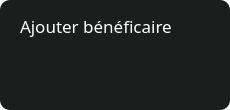
   <widget class="QWidget" name="ActionBtn_2" native="true">
    <property name="geometry">
     <rect>
      <x>910</x>
      <y>150</y>
      <width>230</width>
      <height>110</height>
     </rect>
    </property>
    <property name="styleSheet">
     <string notr="true">background:transparent;</string>
    </property>
    <widget class="QToolButton" name="addbenef_cl">
     <property name="geometry">
      <rect>
       <x>0</x>
       <y>0</y>
       <width>230</width>
       <height>110</height>
      </rect>
     </property>
     <property name="styleSheet">
      <string notr="true">QToolButton {
    background-color: #181F1C;
	border-radius: 10px; 
}

QToolButton:hover{
background:#595554;
}</string>
     </property>
     <property name="text">
      <string/>
     </property>
    </widget>
    <widget class="QLabel" name="ActionBtnName_2">
     <property name="geometry">
      <rect>
       <x>20</x>
       <y>10</y>
       <width>221</width>
       <height>31</height>
      </rect>
     </property>
     <property name="font">
      <font>
       <family>Montserrat SemiBold</family>
       <pointsize>13</pointsize>
      </font>
     </property>
     <property name="styleSheet">
      <string notr="true">QLabel {
    color: white;
background: transparent;
}</string>
     </property>
     <property name="text">
      <string>Ajouter bénéficaire</string>
     </property>
    </widget>
    <widget class="QToolButton" name="toolButton_11">
     <property name="geometry">
      <rect>
       <x>20</x>
       <y>70</y>
       <width>21</width>
       <height>21</height>
      </rect>
     </property>
     <property name="styleSheet">
      <string notr="true">QToolButton{
border-radius:45px;
background:transparent;
}
</string>
     </property>
     <property name="text">
      <string/>
     </property>
     <property name="icon">
      <iconset resource="ressource.qrc">
       <normaloff>:/assets/add.png</normaloff>:/assets/add.png</iconset>
     </property>
     <property name="iconSize">
      <size>
       <width>128</width>
       <height>128</height>
      </size>
     </property>
    </widget>
   </widget>
